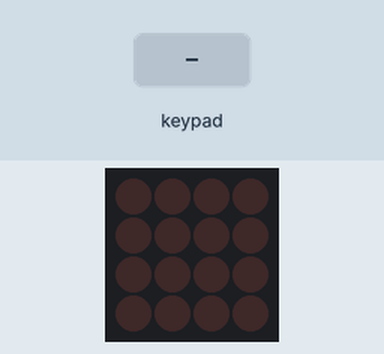
A sketch run on a simulated Arduino Leonardo, built with avr-gcc and run on an emulated ATmega32U4. On the bench: 4×4 LED matrix. The test bench sets the inputs (shaded band).

Above: at 2.8 s.
2.9 s: keypad keys 1 2 A pressed 0.4 s apart
At 2.98 s:
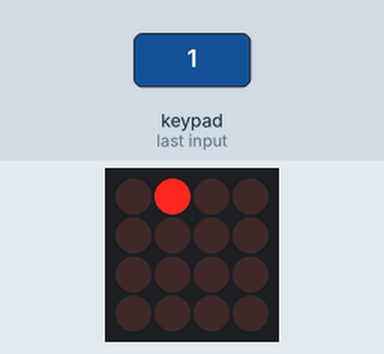
5.6 s: key '0' pressed
At 5.7 s:
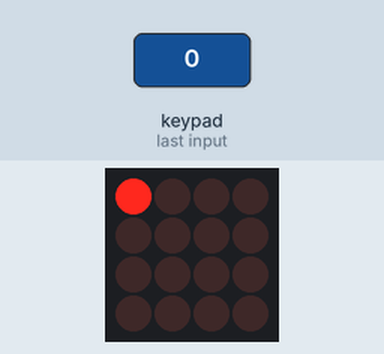
7.2 s: keypad keys 2 5 D pressed 0.4 s apart
At 7.29 s:
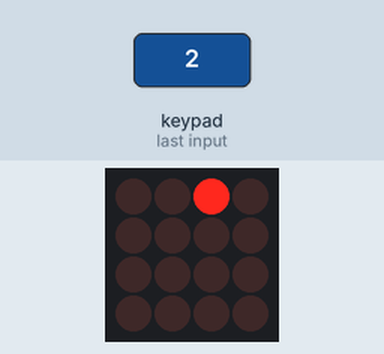
9.9 s: key '3' pressed
At 9.99 s:
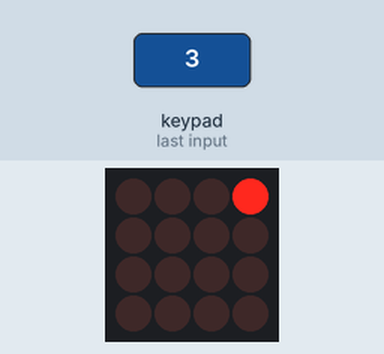
11.5 s: key '4' pressed
At 11.58 s:
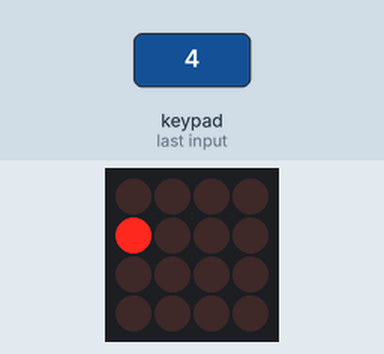
13.1 s: key '6' pressed
At 13.2 s:
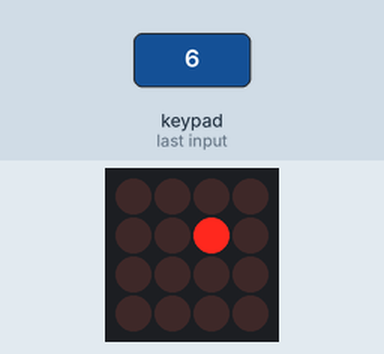
Timing chart, 0 to 15.7 s (numbered marks = the images above; inputs shaded):
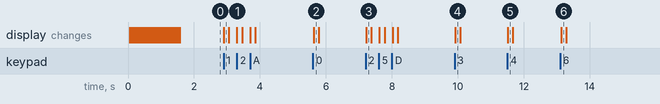

Measured:
- after the input at 2.9 s, the display: changes at once (image 1)
- after the input at 5.6 s, the display: changes at once (image 2)
- after the input at 7.2 s, the display: changes at once (image 3)
- after the input at 9.9 s, the display: changes at once (image 4)
- after the input at 11.5 s, the display: changes at once (image 5)
- after the input at 13.1 s, the display: changes at once (image 6)

The sketch:

PushMIDI.ino
```cpp
#include "Adafruit_Trellis.h"
#include <MIDIUSB.h>

const byte CHANNEL = 1;
const byte OFFSET = 48;
const byte NUMSWITCHES = 16;

Adafruit_Trellis trellis = Adafruit_Trellis();
Adafruit_TrellisSet matrix = Adafruit_TrellisSet(&trellis);

void setup()
{
    matrix.begin(0x70);

    for(int i = 0; i < NUMSWITCHES; ++i)
    {
        matrix.setLED(i);
        matrix.writeDisplay();
        delay(50);
    }

    for(int i = 0; i < NUMSWITCHES; ++i)
    {
        matrix.clrLED(i);
        matrix.writeDisplay();
        delay(50);
    }
}

void loop()
{
    delay(30);
    if(matrix.readSwitches())
    {
        for(int i = 0; i < NUMSWITCHES; ++i)
        {
            if(matrix.justPressed(i))
            {
                setSwitch(i);
            }
            if(matrix.justReleased(i))
            {
                unsetSwitch(i);
            }
        }
        matrix.writeDisplay();
    }
}

void setSwitch(int switchNum)
{
    if(!matrix.isLED(switchNum)) matrix.setLED(switchNum);
    sendNoteOn(CHANNEL, switchNum + OFFSET, 127);
}

void unsetSwitch(int switchNum)
{
    if(matrix.isLED(switchNum)) matrix.clrLED(switchNum);
    sendNoteOff(CHANNEL, switchNum + OFFSET, 127);
}
void sendNoteOn(byte channel, byte pitch, byte velocity)
{
  midiEventPacket_t noteOn = {0x09, 0x90 | channel, pitch, velocity};
  MidiUSB.sendMIDI(noteOn);
}

void sendNoteOff(byte channel, byte pitch, byte velocity)
{
  midiEventPacket_t noteOff = {0x08, 0x80 | channel, pitch, velocity};
  MidiUSB.sendMIDI(noteOff);
}
```
